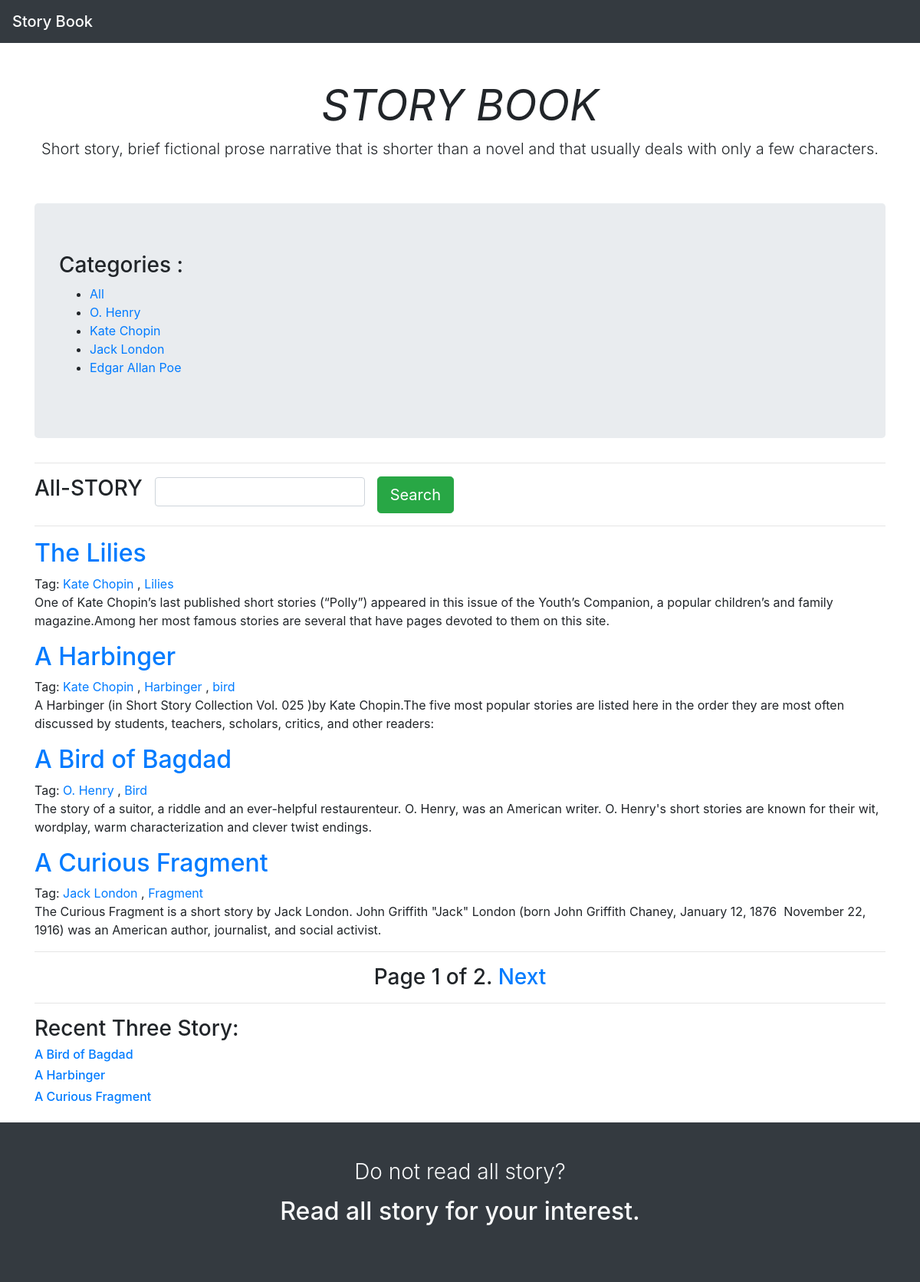
The page / on the database its author committed.
### story/models.py (models this page shows, shortened)
class Category(models.Model):
    name=models.CharField(max_length=150,db_index=True,)
    slug=models.SlugField(unique=True)
    class Meta:
        ordering=('-name',)
    def get_absolute_url(self):
        return reverse('story:story_category',args=[self.slug,])

class Story(models.Model):
    category=models.ForeignKey(Category,on_delete=models.CASCADE)
    title=models.CharField(max_length=150)
    body=models.TextField()
    des=models.TextField()
    publish=models.DateTimeField(auto_now_add=True)
    tags=TaggableManager()
    class Meta:
        ordering=('-publish',)
    def get_absolute_url(self):
        return reverse('story:story_detail',args=[self.id,])

### story/views.py (the view, shortened to what this page needs)
# urls.py: path('',views.story_list,name='story_list'),
def story_list(request,category_slug=None,tag_slug=None):
    category=None
    categories=Category.objects.all()
    story=Story.objects.all()
    paginator=Paginator(story,4)
    page=request.GET.get('page')
    tag=None
    try:
        story=paginator.page(page)
    except PageNotAnInteger:
        story=paginator.page(1)
    except EmptyPage:
        story=paginator.page(paginator.num_pages)
    all_story=list(Story.objects.all())
    recent_story=random.sample(all_story,3)
    return render(request,'story/story_list.html',{
                                                   'categories':categories,
                                                   'story':story,
                                                   'category':category,
                                                   'page':page,
                                                   'recent_story':recent_story,
                                                   'tag':tag
                                                   })

### story/templates/story/story_list.html (shortened to what this page needs)
{% extends 'base.html' %}
{% block body %}
<div class="pricing-header px-3 py-3 pt-md-5 pb-md-4 mx-auto text-center">
    <h1 class="display-4"><i><b>STORY BOOK</b></i></h1>
    <p class="lead">Short story, brief fictional prose narrative that is shorter than a novel and that usually deals with only a few characters.</p>
</div>
<div class="container">
    <div class="jumbotron mt-3">
        <h3>Categories :</h3>
        <ul>
            <li>
                <a href="{% url 'story:story_list' %}">All</a>
            </li>
            {% for x in categories %}
            <li>
                <a href="{{x.get_absolute_url}}">{{x.name}}</a>
            </li>
            {% endfor %}
        </ul>
    </div>
    <div>
        <hr>
         <form action="{% url 'story:story_search' %}" class="form-inline" method="get">
             <div class="form-group mb-2">
                <h3> {% if category %}{{category.name}}{% else %}All-STORY{% endif  %}</h3>
             </div>
             <div class="form-group mx-sm-3 mb-2">
                 <input name="search" class="form-control" >
             </div>
            <button type="submit" class="btn btn-success btn-lg">Search</button>
         </form>
        <hr>
        {% for x in story %}
        <div class="mt-3">
            <a href="{{x.get_absolute_url}}">
                <h2>{{x.title}}</h2>
            </a>
            Tag: {% for tag in x.tags.all %}
            <a href='{% url "story:story_by_tag" tag.slug %}'>{{tag.name}}</a>
            {% if not forloop.last %},{% endif %}
            {% endfor %}
            <p>{{x.des}}</p>
        </div>
        {% endfor %}
        <hr>
        <h3 class="text-center">{% include 'pagination.html' with page=story %}</h3>
         <hr>
         <h3>Recent Three Story:</h3>
         {% for x in recent_story %}
         <a href="{{recent_story.get_absolute_url}}">
            <h6>{{x.title}}</h6>
        </a>
         {% endfor %}
    </div>
</div>
{% endblock %}

### story/templates/base.html (shortened to what this page needs)
<!doctype html>
<html lang="en">
  <head>
    <link rel="stylesheet" href="https://maxcdn.bootstrapcdn.com/bootstrap/4.0.0/css/bootstrap.min.css">
  </head>
  <body>
     <nav class="navbar navbar-dark bg-dark">
    <span class="navbar-brand mb-0 h1">Story Book</span>
     </nav>
    {% block body %}
    {% endblock %}
    <footer class="cs-footer mt-4 bg-dark pt-5 pt-md-6 pt-lg-7">
      <div class="container pt-3 pt-md-0">
        <div class="pb-md-4 text-center">
          <h3 class="text-light font-weight-light mb-3">Do not read all story?</h3>
          <h2 class="text-light mb-5">Read all story for your interest.</h2>
        </div>
      </div>
      </footer>
  </body>
</html>

### story/templates/pagination.html (shortened to what this page needs)
<div class="">
    <span class="">
    <span class="">
    Page {{ page.number }} of {{ page.paginator.num_pages }}.
    </span>
    {% if page.has_next %}
    <a href="?page={{ page.next_page_number }}">Next</a>
    {% endif %}
    </span>
</div>

### rows shown on the page
Category: name "O. Henry"
Category: name "Kate Chopin"
Category: name "Jack London"
Category: name "Edgar Allan Poe"
Story: title "The Lilies", des "One of Kate Chopin’s last published short stories (“Polly”) appeared in this issue of the Youth’s Companion, a popular children’s and family magazine.Among her most famous stories are several that have pages devoted to them on this site."
Tag: name "Kate Chopin"
Tag: name "Lilies"
Story: title "A Harbinger", des "A Harbinger (in Short Story Collection Vol. 025 )by Kate Chopin.The five most popular stories are listed here in the order they are most often discussed by students, teachers, scholars, critics, and other readers:"
Tag: name "Harbinger"
Tag: name "bird"
Story: title "A Bird of Bagdad", des "The story of a suitor, a riddle and an ever-helpful restaurenteur. O. Henry, was an American writer. O. Henry's short stories are known for their wit, wordplay, warm characterization and clever twist endings."
Tag: name "O. Henry"
Tag: name "Bird"
Story: title "A Curious Fragment", des "The Curious Fragment is a short story by Jack London. John Griffith \"Jack\" London (born John Griffith Chaney, January 12, 1876  November 22, 1916) was an American author, journalist, and social activist."
Tag: name "Jack London"
Tag: name "Fragment"

### other values the page prints
{{ page.number }} "1"
{{ page.paginator.num_pages }} "2"
